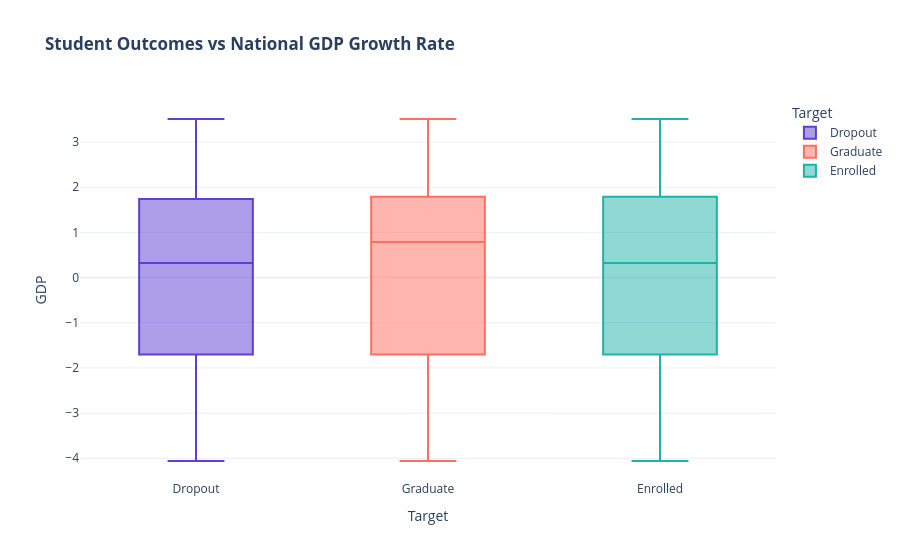

This figure's notebook cell:
### Markdown cell above
This dataset has 4 Core Data Dimensions:
Demographic & Personal Identity These features capture who the student is before they step foot on campus.
Key Columns: Gender, Age at enrollment, Marital status, Displaced (whether they moved from another region to attend), International.

Analytical Use: Helps identify if non-traditional student populations (like older or international students) have lower retention rates due to adjustment challenges.

Socioeconomic Factors & Financial Backing These features (which you just looked at via the pie charts) capture the student's financial stability.
Key Columns: Debtor, Tuition fees up to date, Scholarship holder, Mother's/Father's qualification & occupation.

Analytical Use: Financial strain is often an immediate, hard bottleneck. If a student falls behind on tuition (Tuition fees up to date = 0), the likelihood of dropping out spikes dramatically regardless of their grades.

Academic Progression (The Strongest Predictors) These columns capture real-time academic performance, split cleanly between 1st Semester and 2nd Semester.
Key Columns: Curricular units (credited, enrolled, evaluations, approved, grade, without evaluations).

Analytical Use: Watch the approved vs enrolled count. If a student enrolls in 6 units but only passes (approved) 2, their academic momentum stalls. The average grade columns are typically the strongest feature inputs for your machine learning models.

Macroeconomic Environment These features capture the external economic context of the country at the time of the student's enrollment.
Key Columns: Unemployment rate, Inflation rate, GDP.

Analytical Use: This lets you see if a struggling economy impacts dropout rates (e.g., high unemployment might force students to leave school to find work to support their families).

### Code cell
# Check if economic conditions differ across outcomes
fig = px.box(
    df, 
    x="Target", 
    y="GDP", 
    color="Target",
    color_discrete_map={'Dropout': '#5D3FD3', 'Graduate': '#FF6F61', 'Enrolled': '#20B2AA'},
    title="<b>Student Outcomes vs National GDP Growth Rate</b>"
)
fig.update_layout(template="plotly_white")
fig.show()

### Figure 1 — Plotly figure (JSON) as saved in the notebook; plotly's stock layout.template omitted (floating-point values rounded to 4 significant figures; data arrays with more than 128 entries replaced by an {"elided": "..."} marker saying what was removed)
{"data": [{"alignmentgroup": "True", "hovertemplate": "Target=%{x}<br>GDP=%{y}<extra></extra>", "legendgroup": "Dropout", "marker": {"color": "#5D3FD3"}, "name": "Dropout", "notched": false, "offsetgroup": "Dropout", "orientation": "v", "showlegend": true, "type": "box", "x": {"elided": "1421 str values"}, "x0": " ", "xaxis": "x", "y": {"elided": "1421 float values"}, "y0": " ", "yaxis": "y"}, {"alignmentgroup": "True", "hovertemplate": "Target=%{x}<br>GDP=%{y}<extra></extra>", "legendgroup": "Graduate", "marker": {"color": "#FF6F61"}, "name": "Graduate", "notched": false, "offsetgroup": "Graduate", "orientation": "v", "showlegend": true, "type": "box", "x": {"elided": "2209 str values"}, "x0": " ", "xaxis": "x", "y": {"elided": "2209 float values"}, "y0": " ", "yaxis": "y"}, {"alignmentgroup": "True", "hovertemplate": "Target=%{x}<br>GDP=%{y}<extra></extra>", "legendgroup": "Enrolled", "marker": {"color": "#20B2AA"}, "name": "Enrolled", "notched": false, "offsetgroup": "Enrolled", "orientation": "v", "showlegend": true, "type": "box", "x": {"elided": "794 str values"}, "x0": " ", "xaxis": "x", "y": {"elided": "794 float values"}, "y0": " ", "yaxis": "y"}], "layout": {"boxmode": "overlay", "legend": {"title": {"text": "Target"}, "tracegroupgap": 0}, "title": {"text": "<b>Student Outcomes vs National GDP Growth Rate</b>"}, "xaxis": {"anchor": "y", "categoryarray": ["Dropout", "Graduate", "Enrolled"], "categoryorder": "array", "domain": [0, 1], "title": {"text": "Target"}}, "yaxis": {"anchor": "x", "domain": [0, 1], "title": {"text": "GDP"}}}}
